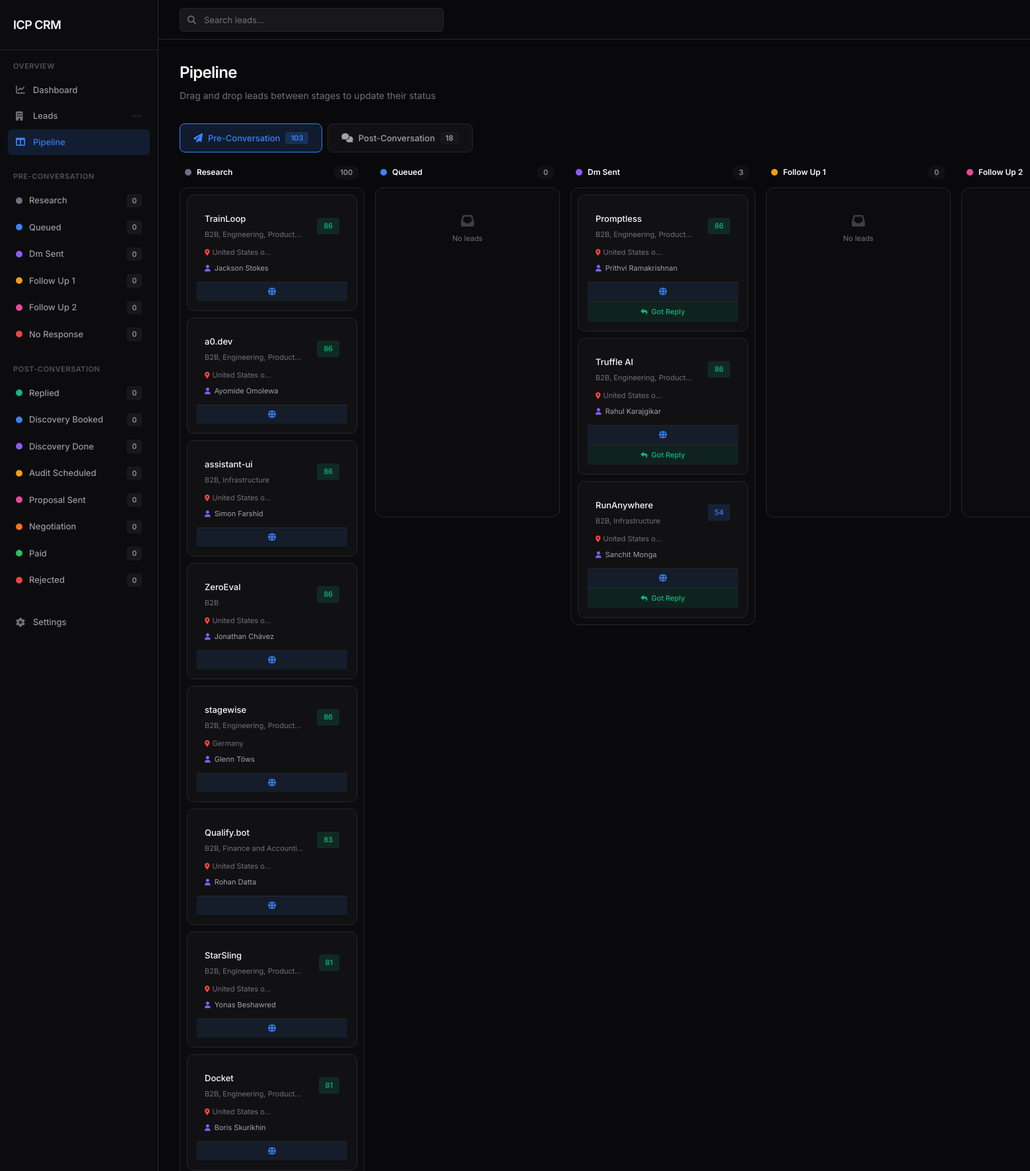
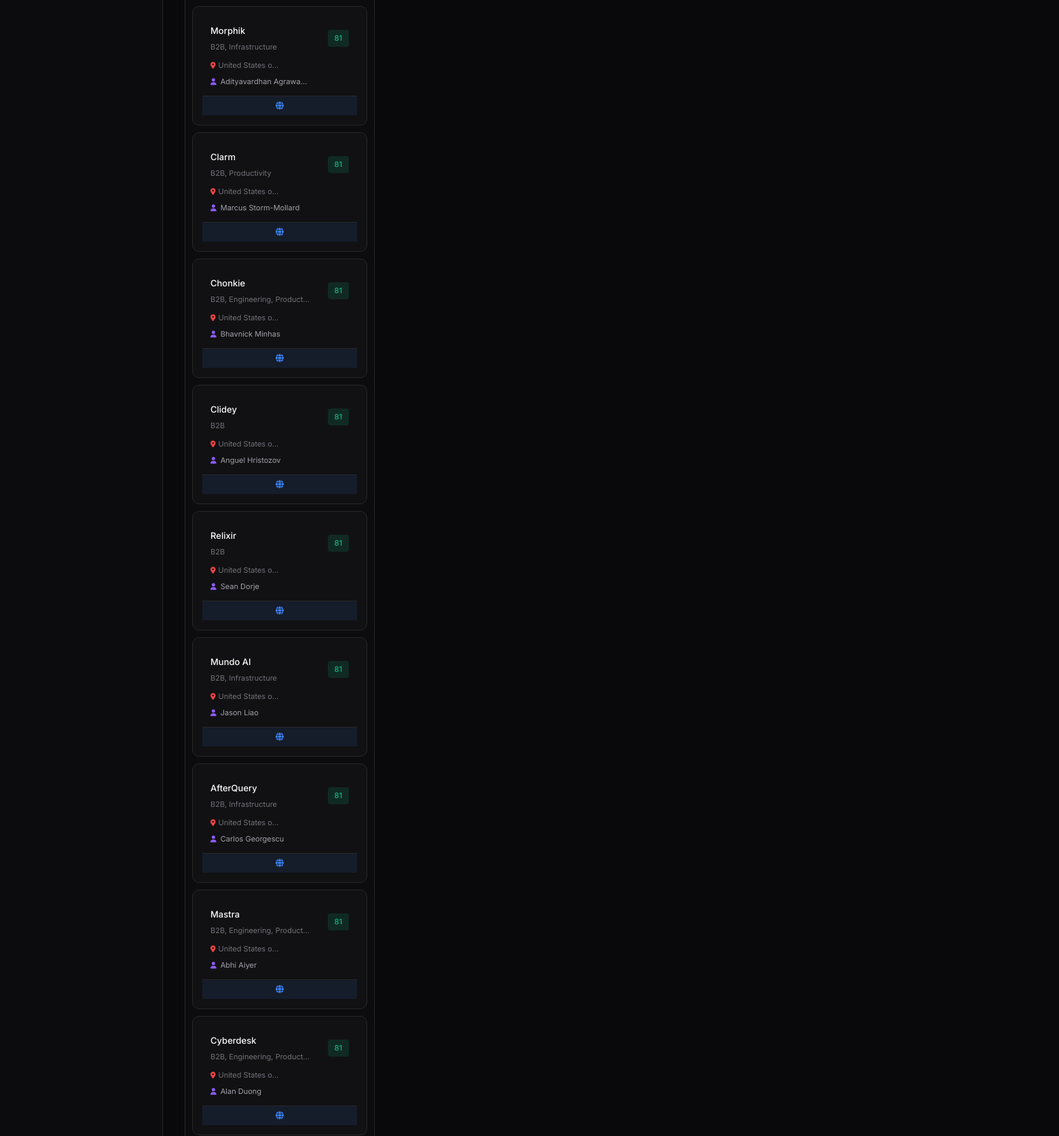
/pipeline (upper part), run on the app's committed database (2 pictures, top to bottom).
### tables this page shows
CREATE TABLE leads (
            id INTEGER PRIMARY KEY AUTOINCREMENT,
            company_name TEXT NOT NULL,
            website TEXT,
            funding_amount TEXT,
            funding_date TEXT,
            funding_stage TEXT,
            location TEXT,
            industry_tags TEXT,
            founders TEXT,
            investors TEXT,
            source_url TEXT,
            source TEXT,

            -- ICP scoring
            icp_tag TEXT,
            icp_score INTEGER,
            icp_signals TEXT,

            -- Website analysis
            website_last_updated TEXT,
            aesthetics_score INTEGER,
            brand_score INTEGER,
            social_score INTEGER,
            social_links TEXT,

            -- Pipeline
            stage TEXT DEFAULT 'new',
            priority TEXT DEFAULT 'medium',
            owner TEXT,

            -- Metadata
            created_at TIMESTAMP DEFAULT CURRENT_TIMESTAMP,
            updated_at TIMESTAMP DEFAULT CURRENT_TIMESTAMP, stage_pre TEXT DEFAULT 'research', stage_post TEXT DEFAULT NULL, conversation_started_at TEXT DEFAULT NULL, calcom_booking_id TEXT DEFAULT NULL, booking_date TEXT DEFAULT NULL, attendee_email TEXT DEFAULT NULL, notes TEXT DEFAULT "", source_channel TEXT DEFAULT "", potential_value TEXT DEFAULT NULL, linkedin_url TEXT DEFAULT NULL, company_linkedin_url TEXT DEFAULT NULL,

            UNIQUE(company_name, website)
        );

### crm/app.py (the view)
@app.route('/pipeline')
def pipeline():
    tracker = request.args.get('tracker', 'pre')  # pre or post
    stages_pre = PipelineStage.get_pre_stages()
    stages_post = PipelineStage.get_post_stages()
    pipeline_data_pre = {}
    pipeline_data_post = {}
    for stage in stages_pre:
        pipeline_data_pre[stage['name']] = Lead.get_by_stage_pre(stage['name'])
    for stage in stages_post:
        pipeline_data_post[stage['name']] = Lead.get_by_stage_post(stage['name'])
    return render_template('pipeline.html',
        stages_pre=stages_pre,
        stages_post=stages_post,
        pipeline_data_pre=pipeline_data_pre,
        pipeline_data_post=pipeline_data_post,
        current_tracker=tracker
    )

### crm/app.py (called while the page is built)
@app.teardown_appcontext
def teardown_db(exception=None):
    close_db()

@app.template_filter('format_date')
def format_date(value):
    if not value:
        return ''
    try:
        from datetime import datetime
        if 'T' in str(value):
            dt = datetime.fromisoformat(value.replace('Z', '+00:00'))
        else:
            dt = datetime.strptime(value[:10], '%Y-%m-%d')
        return dt.strftime('%b %d, %Y')
    except:
        return value

@app.template_filter('truncate_text')
def truncate_text(value, length=50):
    if not value:
        return ''
    if len(value) <= length:
        return value
    return value[:length] + '...'

@app.template_filter('format_stage')
def format_stage(value):
    if not value:
        return ''
    return value.replace('_', ' ').title()

### crm/models.py (called while the page is built)
def get_db():
    if not hasattr(_local, 'conn') or _local.conn is None:
        conn = sqlite3.connect(
            DB_PATH,
            timeout=30.0,  # Wait up to 30 seconds for locks
            check_same_thread=False,
            isolation_level=None  # Autocommit mode - we handle transactions explicitly
        )
        conn.row_factory = sqlite3.Row
        conn.execute("PRAGMA journal_mode=WAL")
        conn.execute("PRAGMA synchronous=NORMAL")
        conn.execute("PRAGMA cache_size=10000")
        conn.execute("PRAGMA temp_store=MEMORY")
        conn.execute("PRAGMA busy_timeout=30000")  # 30 second busy timeout
        _local.conn = conn
    return _local.conn

    @staticmethod
    def get_by_stage_pre(stage: str, limit: int = 100) -> List[dict]:
        conn = get_db()
        cursor = conn.execute(
            "SELECT * FROM leads WHERE stage_pre = ? AND (stage_post IS NULL OR stage_post = '') ORDER BY icp_score DESC LIMIT ?",
            (stage, limit)
        )
        leads = [dict(row) for row in cursor.fetchall()]
        return leads

    @staticmethod
    def get_by_stage_post(stage: str, limit: int = 100) -> List[dict]:
        conn = get_db()
        cursor = conn.execute(
            "SELECT * FROM leads WHERE stage_post = ? AND stage_post IS NOT NULL AND stage_post != '' ORDER BY icp_score DESC LIMIT ?",
            (stage, limit)
        )
        leads = [dict(row) for row in cursor.fetchall()]
        return leads

    @staticmethod
    def get_pre_stages() -> List[dict]:
        return PipelineStage.get_all('pre')

    @staticmethod
    def get_post_stages() -> List[dict]:
        return PipelineStage.get_all('post')

### crm/templates/pipeline.html (shortened to what this page needs)
{% extends 'base.html' %}
{% block content %}
<div class="page-header">
    <div>
        <h1 class="page-title">Pipeline</h1>
        <p class="page-subtitle">Drag and drop leads between stages to update their status</p>
    </div>
</div>
<div class="tracker-tabs">
    <button class="tracker-tab active" data-tracker="pre" onclick="switchTracker('pre')">
        <i class="fas fa-paper-plane"></i>
        Pre-Conversation
        <span class="tracker-count">{{ pipeline_data_pre.values()|sum(start=[])|length }}</span>
    </button>
    <button class="tracker-tab" data-tracker="post" onclick="switchTracker('post')">
        <i class="fas fa-comments"></i>
        Post-Conversation
        <span class="tracker-count">{{ pipeline_data_post.values()|sum(start=[])|length }}</span>
    </button>
</div>
<div class="kanban-board" id="kanban-pre" x-data="kanban('pre')">
    {% for stage in stages_pre %}
    <div class="kanban-column">
        <div class="kanban-header">
            <div class="flex items-center" style="gap: 8px;">
                <span class="kanban-dot" style="background: {{ stage.color }}"></span>
                <h3 class="kanban-title">{{ stage.name|format_stage }}</h3>
            </div>
            <span class="kanban-count">{{ pipeline_data_pre[stage.name]|length }}</span>
        </div>
        <div class="kanban-cards"
             x-on:dragover.prevent
             x-on:drop="handleDrop($event, '{{ stage.name }}')">
            {% for lead in pipeline_data_pre[stage.name] %}
            <div class="kanban-card"
                 draggable="true"
                 x-on:dragstart="handleDragStart($event, {{ lead.id }})"
                 x-on:dragend="handleDragEnd($event)">
                <a href="{{ url_for('lead_detail', lead_id=lead.id) }}" class="kanban-card-link" onclick="event.stopPropagation()">
                    <div class="flex items-center justify-between">
                        <div style="flex: 1; min-width: 0;">
                            <p class="kanban-card-title">{{ lead.company_name }}</p>
                            <p class="kanban-card-tags">{{ lead.industry_tags|truncate_text(25) if lead.industry_tags else 'No tags' }}</p>
                        </div>
                        {% if lead.icp_score %}
                        <span class="badge {% if lead.icp_score >= 70 %}badge-success{% elif lead.icp_score >= 50 %}badge-info{% endif %}" style="margin-left: 8px;">
                            {{ lead.icp_score }}
                        </span>
                        {% endif %}
                    </div>
                    {% if lead.funding_amount or lead.location %}
                    <div class="kanban-card-meta">
                        {% if lead.location %}
                        <span><i class="fas fa-map-marker-alt" style="color: #ef4444;"></i>{{ lead.location|truncate_text(15) }}</span>
                        {% endif %}
                    </div>
                    {% endif %}
                    {% if lead.founders %}
                    <div class="kanban-card-founders">
                        <i class="fas fa-user" style="color: #8b5cf6;"></i>
                        <span>{{ lead.founders|truncate_text(20) }}</span>
                    </div>
                    {% endif %}
                </a>
                <div class="kanban-card-actions">
                    {% if lead.website %}
                    <a href="{{ lead.website if lead.website.startswith('http') else 'https://' + lead.website }}" target="_blank" rel="noopener" class="card-action-link" onclick="event.stopPropagation();" title="Visit website">
                        <i class="fas fa-globe"></i>
                    </a>
                    {% endif %}
                </div>
                {% if stage.name in ['dm_sent', 'follow_up_1', 'follow_up_2'] %}
                <button class="start-convo-btn" onclick="startConversation({{ lead.id }})" title="They replied! Move to Post-Conversation">
                    <i class="fas fa-reply"></i> Got Reply
                </button>
                {% endif %}
            </div>
            {% endfor %}
            {% if not pipeline_data_pre[stage.name] %}
            <div class="kanban-empty">
                <i class="fas fa-inbox"></i>
                <p>No leads</p>
            </div>
            {% endif %}
        </div>
    </div>
    {% endfor %}
</div>
{% endblock %}

### crm/templates/base.html (shortened to what this page needs)
<!DOCTYPE html>
<html lang="en">
<head>
    <link rel="stylesheet" href="https://cdnjs.cloudflare.com/ajax/libs/font-awesome/6.4.0/css/all.min.css">
</head>
<body>
    <div class="app" x-data="{ sidebarOpen: false }">
        <aside class="sidebar" :class="{ 'open': sidebarOpen }">
            <div class="sidebar-header">
                <a href="{{ url_for('dashboard') }}" class="logo">ICP CRM</a>
            </div>
            <nav class="sidebar-nav">
                <div class="nav-section">
                    <div class="nav-label">Overview</div>
                    <a href="{{ url_for('dashboard') }}" class="nav-item {% if request.endpoint == 'dashboard' %}active{% endif %}">
                        <i class="fas fa-chart-line"></i>
                        Dashboard
                    </a>
                    <a href="{{ url_for('leads_list') }}" class="nav-item {% if request.endpoint == 'leads_list' %}active{% endif %}">
                        <i class="fas fa-building"></i>
                        Leads
                        <span class="nav-badge">{{ stats.total if stats else '' }}</span>
                    </a>
                    <a href="{{ url_for('pipeline') }}" class="nav-item {% if request.endpoint == 'pipeline' %}active{% endif %}">
                        <i class="fas fa-columns"></i>
                        Pipeline
                    </a>
                </div>
                <div class="nav-section">
                    <div class="nav-label">Pre-Conversation</div>
                    {% for stage in stages_pre|default([]) %}
                    <a href="{{ url_for('leads_list', tracker='pre', stage=stage.name) }}" class="nav-item">
                        <span class="kanban-dot" style="background: {{ stage.color }}"></span>
                        <span>{{ stage.name|replace('_', ' ')|title }}</span>
                        <span class="nav-badge">{{ stats.by_stage_pre.get(stage.name, 0) if stats else 0 }}</span>
                    </a>
                    {% endfor %}
                </div>
                <div class="nav-section">
                    <div class="nav-label">Post-Conversation</div>
                    {% for stage in stages_post|default([]) %}
                    <a href="{{ url_for('leads_list', tracker='post', stage=stage.name) }}" class="nav-item">
                        <span class="kanban-dot" style="background: {{ stage.color }}"></span>
                        <span>{{ stage.name|replace('_', ' ')|title }}</span>
                        <span class="nav-badge">{{ stats.by_stage_post.get(stage.name, 0) if stats else 0 }}</span>
                    </a>
                    {% endfor %}
                </div>
                <div class="nav-section" style="margin-top: auto;">
                    <a href="{{ url_for('settings') }}" class="nav-item {% if request.endpoint == 'settings' %}active{% endif %}">
                        <i class="fas fa-cog"></i>
                        Settings
                    </a>
                </div>
            </nav>
        </aside>
        <main class="main">
            <header class="topbar">
                <form class="search-box" action="{{ url_for('leads_list') }}" method="GET">
                    <i class="fas fa-search"></i>
                    <input type="search" name="search" placeholder="Search leads..." value="{{ request.args.get('search', '') }}">
                </form>
            </header>
            <div class="content">
                {% block content %}{% endblock %}
            </div>
        </main>
    </div>
</body>
</html>

### crm/templates/pipeline.html (style rules this page uses)
.tracker-tabs { display: flex; gap: 8px; margin-top: 24px; margin-bottom: 20px; }
.tracker-tab { display: flex; align-items: center; gap: 8px; padding: 12px 20px; font-size: 13px; font-weight: 500; border-radius: 8px; background: var(--bg-card); border: 1px solid var(--border); color: var(--text-secondary); cursor: pointer; transition: all 0.15s ease; font-family: var(--font); text-decoration: none; }
.tracker-tab.active { background: var(--accent-soft); border-color: var(--accent); color: var(--accent); }
.tracker-tab i { font-size: 14px; }
.tracker-count { padding: 2px 8px; font-size: 11px; font-weight: 600; border-radius: 4px; background: var(--bg-hover); }
.tracker-tab.active .tracker-count { background: rgba(59, 130, 246, 0.2); }
.kanban-board { display: flex; gap: 16px; overflow-x: auto; padding-bottom: 16px; }
.kanban-column { flex-shrink: 0; width: 240px; }
.kanban-header { display: flex; align-items: center; justify-content: space-between; padding: 0 8px; margin-bottom: 12px; }
.kanban-dot { width: 10px; height: 10px; border-radius: 50%; }
.kanban-title { font-size: 12px; font-weight: 600; color: var(--text-primary); }
.kanban-count { padding: 2px 10px; font-size: 11px; font-weight: 500; color: var(--text-secondary); background: var(--bg-card); border-radius: 100px; }
.kanban-cards { background: var(--bg-secondary); border: 1px solid var(--border); border-radius: 12px; padding: 10px; min-height: 500px; }
.kanban-card { background: var(--bg-card); border: 1px solid var(--border); border-radius: 10px; margin-bottom: 10px; cursor: move; transition: all 0.15s ease; overflow: hidden; }
.kanban-card-link { display: block; padding: 12px; text-decoration: none; color: inherit; }
.kanban-card-title { font-size: 13px; font-weight: 500; color: var(--text-primary); white-space: nowrap; overflow: hidden; text-overflow: ellipsis; }
.kanban-card-tags { font-size: 11px; color: var(--text-tertiary); margin-top: 4px; white-space: nowrap; overflow: hidden; text-overflow: ellipsis; }
.kanban-card-meta { display: flex; align-items: center; gap: 10px; margin-top: 10px; font-size: 11px; color: var(--text-tertiary); }
.kanban-card-meta span { display: flex; align-items: center; gap: 4px; }
.kanban-card-meta i { font-size: 10px; }
.start-convo-btn { display: flex; align-items: center; justify-content: center; gap: 6px; width: 100%; padding: 8px 12px; font-size: 11px; font-weight: 500; background: rgba(16, 185, 129, 0.1); border: none; border-top: 1px solid var(--border); color: #10b981; cursor: pointer; transition: all 0.15s ease; font-family: var(--font); }
.start-convo-btn i { font-size: 10px; }
.kanban-card-founders { display: flex; align-items: center; gap: 6px; margin-top: 8px; font-size: 11px; color: var(--text-secondary); }
.kanban-card-founders i { font-size: 10px; }
.kanban-card-actions { display: flex; border-top: 1px solid var(--border); }
.card-action-link { flex: 1; display: flex; align-items: center; justify-content: center; padding: 8px 12px; font-size: 12px; background: rgba(59, 130, 246, 0.1); color: var(--accent); cursor: pointer; transition: all 0.15s ease; text-decoration: none; }
.card-action-link i { font-size: 12px; }
.kanban-empty { text-align: center; padding: 30px 15px; color: var(--text-tertiary); }
.kanban-empty i { font-size: 20px; opacity: 0.5; margin-bottom: 8px; }
.kanban-empty p { font-size: 11px; }

### data on the page
leads: name "Rejected", by_stage_post "0"
leads: company_name "TrainLoop", industry_tags "B2B, Engineering, Product...", icp_score "86", location "United States o...", founders "Jackson Stokes"
leads: company_name "a0.dev", industry_tags "B2B, Engineering, Product...", icp_score "86", location "United States o...", founders "Ayomide Omolewa"
leads: company_name "assistant-ui", industry_tags "B2B, Infrastructure", icp_score "86", location "United States o...", founders "Simon Farshid"
leads: company_name "ZeroEval", industry_tags "B2B", icp_score "86", location "United States o...", founders "Jonathan Chávez"
leads: company_name "stagewise", industry_tags "B2B, Engineering, Product...", icp_score "86", location "Germany", founders "Glenn Töws"
leads: company_name "Qualify.bot", industry_tags "B2B, Finance and Accounti...", icp_score "83", location "United States o...", founders "Rohan Datta"
leads: company_name "StarSling", industry_tags "B2B, Engineering, Product...", icp_score "81", location "United States o...", founders "Yonas Beshawred"
leads: company_name "Docket", industry_tags "B2B, Engineering, Product...", icp_score "81", location "United States o...", founders "Boris Skurikhin"
leads: company_name "Morphik", industry_tags "B2B, Infrastructure", icp_score "81", location "United States o...", founders "Adityavardhan Agrawa..."
leads: company_name "Clarm", industry_tags "B2B, Productivity", icp_score "81", location "United States o...", founders "Marcus Storm-Mollard"
leads: company_name "Chonkie", industry_tags "B2B, Engineering, Product...", icp_score "81", location "United States o...", founders "Bhavnick Minhas"
leads: company_name "Clidey", industry_tags "B2B", icp_score "81", location "United States o...", founders "Anguel Hristozov"
leads: company_name "Relixir", industry_tags "B2B", icp_score "81", location "United States o...", founders "Sean Dorje"
leads: company_name "Mundo AI", industry_tags "B2B, Infrastructure", icp_score "81", location "United States o...", founders "Jason Liao"
leads: company_name "AfterQuery", industry_tags "B2B, Infrastructure", icp_score "81", location "United States o...", founders "Carlos Georgescu"
leads: company_name "Mastra", industry_tags "B2B, Engineering, Product...", icp_score "81", location "United States o...", founders "Abhi Aiyer"
leads: company_name "Cyberdesk", industry_tags "B2B, Engineering, Product...", icp_score "81", location "United States o...", founders "Alan Duong"
leads: company_name "Promptless", industry_tags "B2B, Engineering, Product...", icp_score "86", location "United States o...", founders "Prithvi Ramakrishnan"
leads: company_name "Truffle AI", industry_tags "B2B, Engineering, Product...", icp_score "86", location "United States o...", founders "Rahul Karajgikar"
leads: company_name "RunAnywhere", industry_tags "B2B, Infrastructure", icp_score "54", location "United States o...", founders "Sanchit Monga"

### other printed values
{{ stage.name|replace('_', ' ')|title }} "Research" "Queued" "Dm Sent" "Follow Up 1" "Follow Up 2" "No Response"
{{ stats.by_stage_pre.get(stage.name, 0) if stats else 0 }} "0" "0" "0" "0" "0" "0"
{{ stage.name|replace('_', ' ')|title }} "Replied" "Discovery Booked" "Discovery Done" "Audit Scheduled" "Proposal Sent" "Negotiation" "Paid"
{{ stats.by_stage_post.get(stage.name, 0) if stats else 0 }} "0" "0" "0" "0" "0" "0" "0"
{{ pipeline_data_pre.values()|sum(start=[])|length }} "103"
{{ pipeline_data_post.values()|sum(start=[])|length }} "18"
{{ stage.name|format_stage }} "Research" "Queued" "Dm Sent" "Follow Up 1" "Follow Up 2"
{{ pipeline_data_pre[stage.name]|length }} "100" "0" "3" "0"
